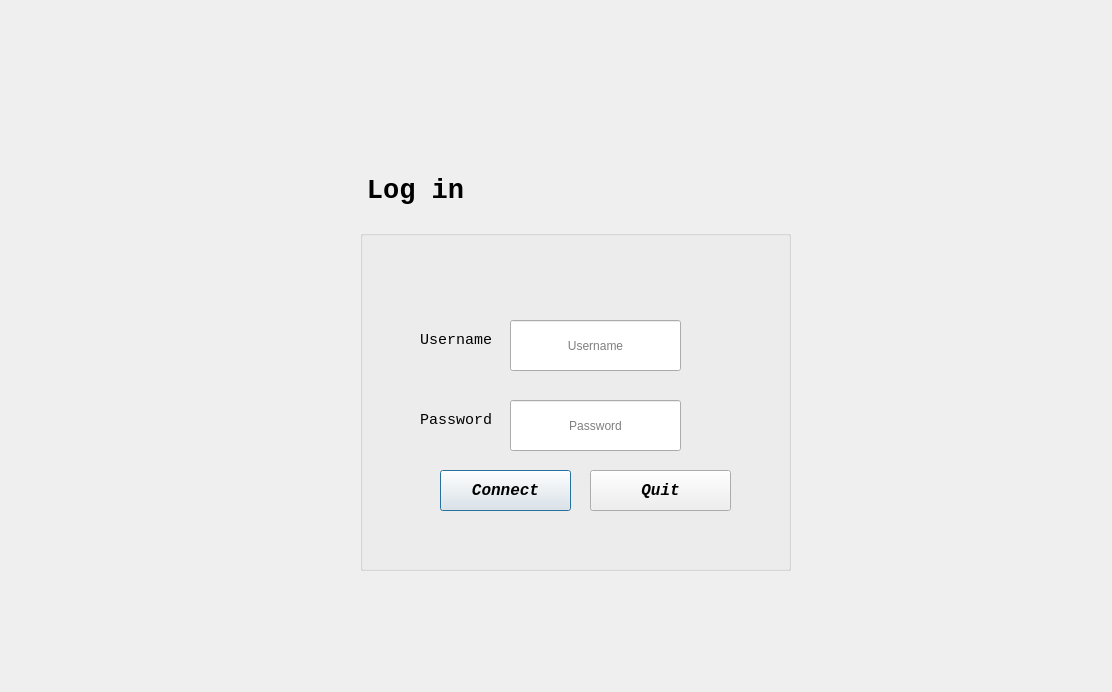
<?xml version="1.0" encoding="UTF-8"?>
<ui version="4.0">
 <class>logindialog</class>
 <widget class="QDialog" name="logindialog">
  <property name="geometry">
   <rect>
    <x>0</x>
    <y>0</y>
    <width>1112</width>
    <height>692</height>
   </rect>
  </property>
  <property name="windowTitle">
   <string>Dialog</string>
  </property>
  <widget class="QGroupBox" name="groupBox_2">
   <property name="geometry">
    <rect>
     <x>360</x>
     <y>230</y>
     <width>431</width>
     <height>341</height>
    </rect>
   </property>
   <property name="title">
    <string/>
   </property>
   <widget class="QLineEdit" name="lePassword">
    <property name="geometry">
     <rect>
      <x>150</x>
      <y>170</y>
      <width>171</width>
      <height>51</height>
     </rect>
    </property>
    <property name="text">
     <string/>
    </property>
    <property name="echoMode">
     <enum>QLineEdit::EchoMode::Password</enum>
    </property>
    <property name="alignment">
     <set>Qt::AlignmentFlag::AlignCenter</set>
    </property>
    <property name="placeholderText">
     <string>Password</string>
    </property>
   </widget>
   <widget class="QLabel" name="label_3">
    <property name="geometry">
     <rect>
      <x>60</x>
      <y>180</y>
      <width>81</width>
      <height>20</height>
     </rect>
    </property>
    <property name="font">
     <font>
      <family>Consolas</family>
      <pointsize>11</pointsize>
     </font>
    </property>
    <property name="text">
     <string>Password</string>
    </property>
   </widget>
   <widget class="QPushButton" name="btnLogin">
    <property name="geometry">
     <rect>
      <x>80</x>
      <y>240</y>
      <width>131</width>
      <height>41</height>
     </rect>
    </property>
    <property name="font">
     <font>
      <family>Consolas</family>
      <pointsize>12</pointsize>
      <italic>true</italic>
      <bold>true</bold>
     </font>
    </property>
    <property name="text">
     <string>Connect</string>
    </property>
   </widget>
   <widget class="QLabel" name="label_2">
    <property name="geometry">
     <rect>
      <x>60</x>
      <y>100</y>
      <width>81</width>
      <height>20</height>
     </rect>
    </property>
    <property name="font">
     <font>
      <family>Consolas</family>
      <pointsize>11</pointsize>
     </font>
    </property>
    <property name="text">
     <string>Username</string>
    </property>
   </widget>
   <widget class="QPushButton" name="Quitter">
    <property name="geometry">
     <rect>
      <x>230</x>
      <y>240</y>
      <width>141</width>
      <height>41</height>
     </rect>
    </property>
    <property name="font">
     <font>
      <family>Consolas</family>
      <pointsize>12</pointsize>
      <italic>true</italic>
      <bold>true</bold>
     </font>
    </property>
    <property name="text">
     <string>Quit</string>
    </property>
   </widget>
   <widget class="QLineEdit" name="leUsername">
    <property name="geometry">
     <rect>
      <x>150</x>
      <y>90</y>
      <width>171</width>
      <height>51</height>
     </rect>
    </property>
    <property name="text">
     <string/>
    </property>
    <property name="alignment">
     <set>Qt::AlignmentFlag::AlignCenter</set>
    </property>
    <property name="placeholderText">
     <string>Username</string>
    </property>
   </widget>
  </widget>
  <widget class="QLabel" name="logoLabel">
   <property name="geometry">
    <rect>
     <x>709</x>
     <y>200</y>
     <width>160</width>
     <height>151</height>
    </rect>
   </property>
   <property name="sizePolicy">
    <sizepolicy hsizetype="Ignored" vsizetype="Ignored">
     <horstretch>0</horstretch>
     <verstretch>0</verstretch>
    </sizepolicy>
   </property>
   <property name="minimumSize">
    <size>
     <width>140</width>
     <height>140</height>
    </size>
   </property>
   <property name="maximumSize">
    <size>
     <width>160</width>
     <height>160</height>
    </size>
   </property>
   <property name="styleSheet">
    <string notr="true">/* ===== Window ===== */
QDialog#LoginDialog {
    background: qlineargradient(x1:0, y1:0, x2:1, y2:1,
                                stop:0 #f4fbfb, stop:1 #e9f7f7);
    font-family: Consolas;
}

/* ===== Glass Card ===== */
QGroupBox#groupBox_2 {
    background: rgba(255, 255, 255, 190);
    border: 1px solid rgba(0, 77, 64, 40);
    border-radius: 18px;
}

/* Title */
QLabel#label {
    color: #004D40;
    font-size: 22pt;
    font-weight: 800;
}

/* Inputs */
QLineEdit {
    background: rgba(255,255,255,210);
    border: 1px solid rgba(0, 206, 209, 90);
    border-radius: 12px;
    padding: 10px 12px;
    color: #123;
    font-size: 12pt;
}
QLineEdit:focus {
    border: 2px solid rgba(0, 206, 209, 180);
}

/* Small labels (Username/Password text) */
QLabel#label_2, QLabel#label_3 {
    color: #0e4d4d;
    font-size: 11pt;
}

/* Buttons */
QPushButton#btnLogin {
    background: qlineargradient(x1:0, y1:0, x2:1, y2:0,
                                stop:0 #00CED1, stop:1 #7FFFD4);
    border: none;
    border-radius: 14px;
    padding: 10px 14px;
    color: #002b2b;
    font-size: 12pt;
    font-weight: 700;
}
QPushButton#btnLogin:hover { opacity: 0.92; }

QPushButton#Quitter {
    background: rgba(0, 77, 64, 18);
    border: 1px solid rgba(0, 77, 64, 60);
    border-radius: 14px;
    padding: 10px 14px;
    color: #004D40;
    font-size: 12pt;
    font-weight: 700;
}
QPushButton#Quitter:hover { background: rgba(0, 77, 64, 26); }

/* Logo */
QLabel#LogoLabel {
    background: transparent;
}
</string>
   </property>
   <property name="text">
    <string/>
   </property>
   <property name="pixmap">
    <pixmap>:/images/styles/images/vortex.png</pixmap>
   </property>
   <property name="scaledContents">
    <bool>true</bool>
   </property>
   <property name="alignment">
    <set>Qt::AlignmentFlag::AlignCenter</set>
   </property>
  </widget>
  <widget class="QLabel" name="label_4">
   <property name="geometry">
    <rect>
     <x>699</x>
     <y>200</y>
     <width>151</width>
     <height>151</height>
    </rect>
   </property>
   <property name="minimumSize">
    <size>
     <width>120</width>
     <height>120</height>
    </size>
   </property>
   <property name="maximumSize">
    <size>
     <width>160</width>
     <height>160</height>
    </size>
   </property>
   <property name="text">
    <string/>
   </property>
   <property name="pixmap">
    <pixmap resource="../../../../Desktop/cpp/projet/projetcpp2526-s2-2a12-smart-research-publication-management-Integration/integration/SmartResearchPublicationManagement_V001/resources.qrc">:/images/styles/images/logo_off.png</pixmap>
   </property>
   <property name="scaledContents">
    <bool>true</bool>
   </property>
  </widget>
  <widget class="QLabel" name="label">
   <property name="geometry">
    <rect>
     <x>330</x>
     <y>160</y>
     <width>171</width>
     <height>61</height>
    </rect>
   </property>
   <property name="font">
    <font>
     <family>Consolas</family>
     <pointsize>20</pointsize>
     <bold>true</bold>
    </font>
   </property>
   <property name="styleSheet">
    <string>font-size: 20pt; font-weight: bold;</string>
   </property>
   <property name="text">
    <string>Log in</string>
   </property>
   <property name="alignment">
    <set>Qt::AlignmentFlag::AlignCenter</set>
   </property>
  </widget>
 </widget>
 <resources>
  <include location="../../../../Desktop/cpp/projet/projetcpp2526-s2-2a12-smart-research-publication-management-Integration/integration/SmartResearchPublicationManagement_V001/resources.qrc"/>
 </resources>
 <connections/>
</ui>
